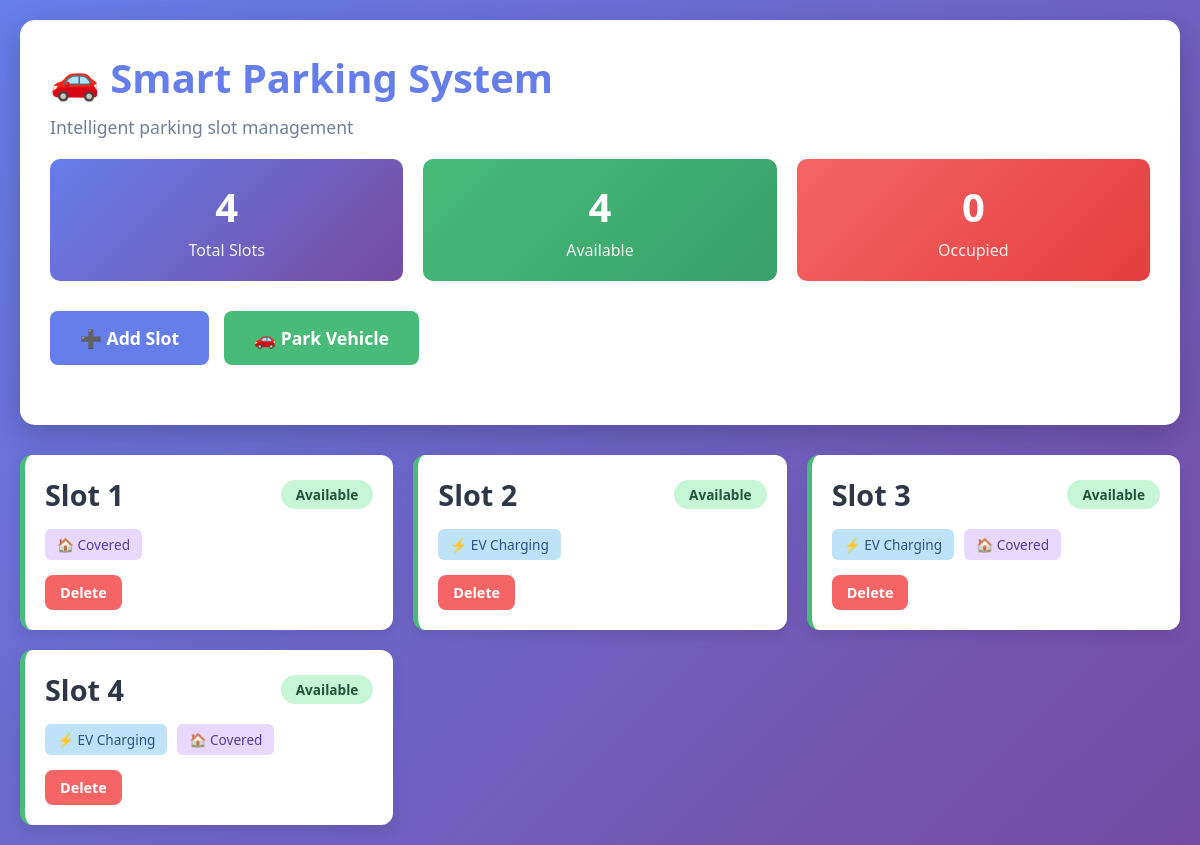
The page / on the database its author committed.
### parking/models.py (models this page shows, shortened)
class ParkingSlot(models.Model):
    slotNo = models.IntegerField(unique=True)
    isCovered = models.BooleanField(default=False)
    isEVCharging = models.BooleanField(default=False)
    isOccupied = models.BooleanField(default=False)
    class Meta:
        ordering = ['slotNo']

### parking/views.py (the view)
# urls.py: path('', views.index, name='index'),
def index(request):
    slots = ParkingSlot.objects.all()
    total_slots = slots.count()
    occupied_slots = slots.filter(isOccupied=True).count()
    available_slots = total_slots - occupied_slots
    context = {
        'slots': slots,
        'total_slots': total_slots,
        'occupied_slots': occupied_slots,
        'available_slots': available_slots,
    }
    return render(request, 'parking/index.html', context)

### parking/templates/parking/index.html (shortened to what this page needs)
<!DOCTYPE html>
<html lang="en">
<head>
</head>
<body>
    <div class="container">
        <div class="header">
            <h1>🚗 Smart Parking System</h1>
            <p style="color: #718096; font-size: 1.1em;">Intelligent parking slot management</p>
            <div class="stats">
                <div class="stat-card">
                    <div class="stat-number">{{ total_slots }}</div>
                    <div class="stat-label">Total Slots</div>
                </div>
                <div class="stat-card" style="background: linear-gradient(135deg, #48bb78 0%, #38a169 100%);">
                    <div class="stat-number">{{ available_slots }}</div>
                    <div class="stat-label">Available</div>
                </div>
                <div class="stat-card" style="background: linear-gradient(135deg, #f56565 0%, #e53e3e 100%);">
                    <div class="stat-number">{{ occupied_slots }}</div>
                    <div class="stat-label">Occupied</div>
                </div>
            </div>
            <div class="actions">
                <a href="{% url 'add_slot' %}" class="btn btn-primary">➕ Add Slot</a>
                <a href="{% url 'park_vehicle' %}" class="btn btn-success">🚗 Park Vehicle</a>
            </div>
        </div>
        {% if slots %}
        <div class="slots-grid">
            {% for slot in slots %}
            <div class="slot-card {% if slot.isOccupied %}occupied{% else %}available{% endif %}">
                <div class="slot-header">
                    <div class="slot-number">Slot {{ slot.slotNo }}</div>
                    <span class="status-badge {% if slot.isOccupied %}status-occupied{% else %}status-available{% endif %}">
                        {% if slot.isOccupied %}Occupied{% else %}Available{% endif %}
                    </span>
                </div>
                {% if slot.isEVCharging or slot.isCovered %}
                <div class="slot-features">
                    {% if slot.isEVCharging %}
                    <span class="feature-badge feature-ev">⚡ EV Charging</span>
                    {% endif %}
                    {% if slot.isCovered %}
                    <span class="feature-badge feature-covered">🏠 Covered</span>
                    {% endif %}
                </div>
                {% endif %}
                <div class="slot-actions">
                    <a href="{% url 'delete_slot' slot.id %}" class="btn btn-danger"
                       onclick="return confirm('Are you sure you want to delete Slot {{ slot.slotNo }}?')">Delete</a>
                </div>
            </div>
            {% endfor %}
        </div>
        {% else %}
        <div class="empty-state">
            <h2>No Parking Slots Available</h2>
            <p>Add your first parking slot to get started!</p>
        </div>
        {% endif %}
    </div>
</body>
</html>

### parking/templates/parking/index.html (style rules this page uses)
* { margin: 0; padding: 0; box-sizing: border-box; }
body { font-family: 'Segoe UI', Tahoma, Geneva, Verdana, sans-serif; background: linear-gradient(135deg, #667eea 0%, #764ba2 100%); min-height: 100vh; padding: 20px; }
.container { max-width: 1400px; margin: 0 auto; }
.header { background: white; padding: 30px; border-radius: 15px; box-shadow: 0 10px 30px rgba(0,0,0,0.2); margin-bottom: 30px; }
h1 { color: #667eea; font-size: 2.5em; margin-bottom: 10px; }
.stats { display: grid; grid-template-columns: repeat(auto-fit, minmax(200px, 1fr)); gap: 20px; margin-top: 20px; }
.stat-card { background: linear-gradient(135deg, #667eea 0%, #764ba2 100%); color: white; padding: 20px; border-radius: 10px; text-align: center; }
.stat-number { font-size: 2.5em; font-weight: bold; margin-bottom: 5px; }
.stat-label { font-size: 1em; opacity: 0.9; }
.actions { display: flex; gap: 15px; margin: 30px 0; flex-wrap: wrap; }
.btn { padding: 15px 30px; border: none; border-radius: 8px; font-size: 1.1em; cursor: pointer; text-decoration: none; display: inline-block; transition: all 0.3s ease; font-weight: 600; }
.btn-primary { background: #667eea; color: white; }
.btn-success { background: #48bb78; color: white; }
.btn-danger { background: #f56565; color: white; padding: 8px 15px; font-size: 0.9em; }
.slots-grid { display: grid; grid-template-columns: repeat(auto-fill, minmax(280px, 1fr)); gap: 20px; margin-top: 20px; }
.slot-card { background: white; border-radius: 12px; padding: 20px; box-shadow: 0 5px 15px rgba(0,0,0,0.1); transition: all 0.3s ease; position: relative; overflow: hidden; }
.slot-card.available { border-left: 5px solid #48bb78; }
.slot-header { display: flex; justify-content: space-between; align-items: center; margin-bottom: 15px; }
.slot-number { font-size: 1.8em; font-weight: bold; color: #2d3748; }
.status-badge { padding: 5px 15px; border-radius: 20px; font-size: 0.85em; font-weight: 600; }
.status-available { background: #c6f6d5; color: #22543d; }
.slot-features { display: flex; gap: 10px; margin: 15px 0; flex-wrap: wrap; }
.feature-badge { padding: 6px 12px; border-radius: 6px; font-size: 0.85em; font-weight: 500; }
.feature-ev { background: #bee3f8; color: #2c5282; }
.feature-covered { background: #e9d8fd; color: #553c9a; }
.slot-actions { display: flex; gap: 10px; margin-top: 15px; }

### rows shown on the page
ParkingSlot: slotNo "1", isOccupied "Available", isEVCharging "🏠 Covered"
ParkingSlot: slotNo "2", isOccupied "Available", isEVCharging "⚡ EV Charging"
ParkingSlot: slotNo "3", isOccupied "Available", isEVCharging "⚡ EV Charging"
ParkingSlot: slotNo "4", isOccupied "Available", isEVCharging "⚡ EV Charging"

### other values the page prints
{{ total_slots }} "4"
{{ available_slots }} "4"
{{ occupied_slots }} "0"
